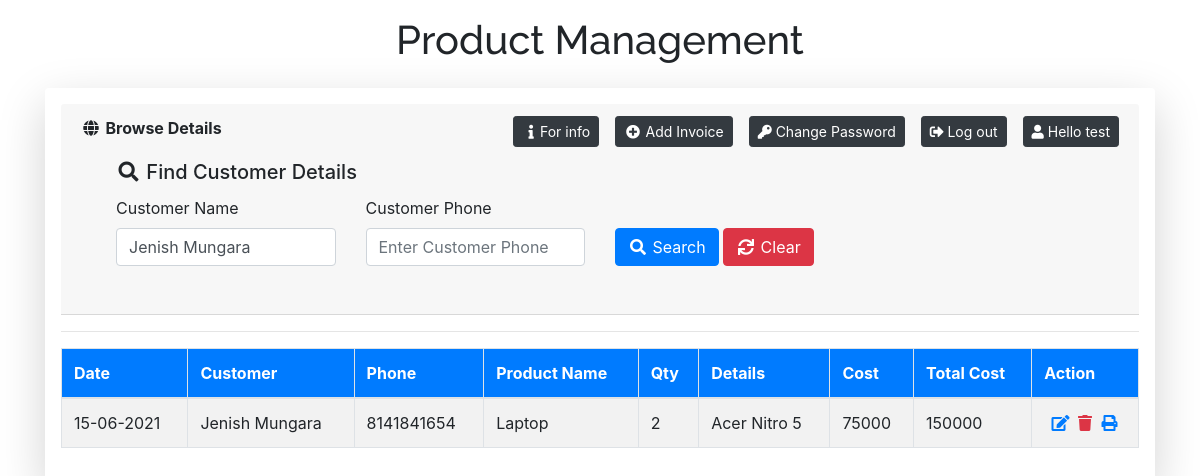
The page /index.php?cname=Jenish Mungara (signed in) on the database its author committed.
### tables this page shows
CREATE TABLE `users` (
  `id` int(11) NOT NULL,
  `date` date NOT NULL,
  `cname` varchar(30) NOT NULL,
  `cphone` varchar(24) NOT NULL,
  `pname` varchar(30) NOT NULL,
  `qty` int(11) NOT NULL,
  `detail` varchar(500) NOT NULL,
  `cost` bigint(20) NOT NULL,
  `dt` timestamp NOT NULL DEFAULT current_timestamp(),
  `created_by` int(11) NOT NULL
);

### include/Database.php (called while the page is built, shortened)
<?php
class Database{
    protected $pdo;
    public function __construct(\PDO $pdo)
    {
        $this->pdo = $pdo;
        $this->pdo->setAttribute(\PDO::ATTR_ERRMODE, \PDO::ERRMODE_EXCEPTION);
    }
    public function getAllRecords($tableName, $fields='*', $cond='', $orderBy='', $limit='')
    {
        $stmt = $this->pdo->prepare("SELECT $fields FROM $tableName WHERE 1 ".$cond." ".$orderBy." ".$limit);
        $stmt->execute();
        $rows = $stmt->fetchAll(PDO::FETCH_ASSOC);
        return $rows;
    }
}
?>

### config.php (called while the page is built, shortened)
<?php
include_once('include/Database.php');
$dsn	= 	"mysql:dbname=".SS_DB_NAME.";host=".SS_DB_HOST."";
$pdo	=	"";
try {
	$pdo = new PDO($dsn, SS_DB_USER, SS_DB_PASSWORD);
}catch (PDOException $e) {
	echo "Connection failed: " . $e->getMessage();
}
$db 	=	new Database($pdo);
?>

### index.php (the view, shortened to what this page needs)
<?php
include_once('config.php');
?>
<!doctype html>
<html>
<head>
	<link rel="stylesheet" href="https://code.jquery.com/ui/1.12.0/themes/smoothness/jquery-ui.css" type="text/css">
    <link rel="stylesheet" href="https://stackpath.bootstrapcdn.com/bootstrap/4.2.1/css/bootstrap.min.css">
    <link rel="stylesheet" href="https://use.fontawesome.com/releases/v5.6.3/css/all.css">
</head>
<body>
	<?php
	$condition='';
	$condition	.=	' AND created_by LIKE '.$_SESSION['id'].'';
	if(isset($_REQUEST['cname']) and $_REQUEST['cname']!=""){
		$condition	.=	' AND cname LIKE "%'.$_REQUEST['cname'].'%" ';
	}
	$userData	=	$db->getAllRecords('users','*',$condition,'ORDER BY date DESC');
	?>
   	<div class="container my-3">
		<h1 style="font-family: 'Raleway', sans-serif; text-align: center;">Product Management</h1>
		<div class="shadow-lg p-3 mb-5 bg-body rounded mt-4	">
			<div class="card-header">
			<i class="fa fa-fw fa-globe"></i>
			<strong>Browse Details</strong>
			<a href="#" class="float-right btn btn-dark btn-sm ml-2">
      	<span class="fa fa-user"></span> Hello <?php echo htmlspecialchars($_SESSION["username"]); ?>
    	</a>
			<a href="logout.php" class="float-right btn btn-dark btn-sm mx-2">
      	<span class="fa fa-sign-out-alt"></span> Log out
    	</a>
			<a href="reset-password.php" class="float-right btn btn-dark btn-sm mx-2">
      	<span class="fa fa-key"></span> Change Password
    	</a>
			<a href="add-record.php" class="float-right btn btn-dark btn-sm mx-2">
				<span class="fa fa-fw fa-plus-circle"></span> Add Invoice
			</a>
			<a href="#" onClick="return confirm('for more detail please contact me on 8980877302');" class="float-right btn btn-dark btn-sm mx-2">
			<span class="fa fa-fw fa-info"></span>For info</a>
			<div class="card-body">
				<div class="col-sm-12">
					<h5 class="card-title"><i class="fa fa-fw fa-search"></i> Find Customer Details</h5>
					<form method="get">
						<div class="row">
							<div class="col-sm-3">
								<div class="form-group">
									<label>Customer Name</label>
									<input type="text" name="cname" id="cname" class="form-control" value="<?php echo isset($_REQUEST['cname'])?$_REQUEST['cname']:''?>" placeholder="Enter Customer Name">
								</div>
							</div>
							<div class="col-sm-3">
								<div class="form-group">
									<label>Customer Phone</label>
									<input type="tel" name="cphone" id="cphone" class="form-control" value="<?php echo isset($_REQUEST['cphone'])?$_REQUEST['cphone']:''?>" placeholder="Enter Customer Phone">
								</div>
							</div>
							<div class="col-sm-3">
								<div class="form-group">
									<label>&nbsp;</label>
									<div>
										<button type="submit" name="submit" value="search" id="submit" class="btn btn-primary"><i class="fa fa-fw fa-search"></i> Search</button>
										<a href="<?php echo $_SERVER['PHP_SELF'];?>" class="btn btn-danger"><i class="fa fa-fw fa-sync"></i> Clear</a>
									</div>
								</div>
							</div>
						</div>
					</form>
				</div>
			</div>
		</div>
		<hr>
		<div>
			<table class="table table-striped table-bordered">
				<thead>
					<tr class="bg-primary text-white">
					    <th>Date</th>
						<th>Customer</th>
						<th>Phone</th>
						<th>Product Name</th>
						<th>Qty</th>
						<th>Details</th>
						<th>Cost</th>
						<th>Total Cost</th>
						<th>Action</th>
					</tr>
				</thead>
				<tbody>
					<?php
					if(count($userData)>0){
						foreach($userData as $val){
					?>
					<tr>
						<td><?php echo date_format (new DateTime($val['date']), 'd-m-Y');?></td>
						<td><?php echo $val['cname'];?></td>
						<td><?php echo $val['cphone'];?></td>
						<td><?php echo $val['pname'];?></td>
						<td><?php echo $val['qty'];?></td>
						<td><?php echo $val['detail'];?></td>
						<td><?php echo $val['cost'];?></td>
						<td><?php echo $val['qty'] * $val['cost'];?></td>
						<td align="center">
							<a href="edit-record.php?editId=<?php echo $val['id'];?>" class="text-primary"><i class="fa fa-fw fa-edit"></i></a>
							<a href="delete.php?delId=<?php echo $val['id'];?>" class="text-danger" onClick="return confirm('Are you sure to delete this record?');">
							<i class="fa fa-fw fa-trash"></i></a>
							<a target="_blank" href="print-record.php?Id=<?php echo $val['id'];?>" class="text-primary"><i class="fa fa-fw fa-print"></i></a>
						</td>
					</tr>
					<?php
						}
					}else{
					?>
					<tr><td colspan="9" align="center">No Record(s) Found!</td></tr>
					<?php } ?>
				</tbody>
			</table>
		</div>
	</div>
</body>
</html>

### rows shown on the page
users: date "15-06-2021", cname "Jenish Mungara", cphone "8141841654", pname "Laptop", qty "2", detail "Acer Nitro 5", cost "75000", $val['qty'] * $val['cost'] "150000"

### other values the page prints
$_SESSION["username"] "test"
